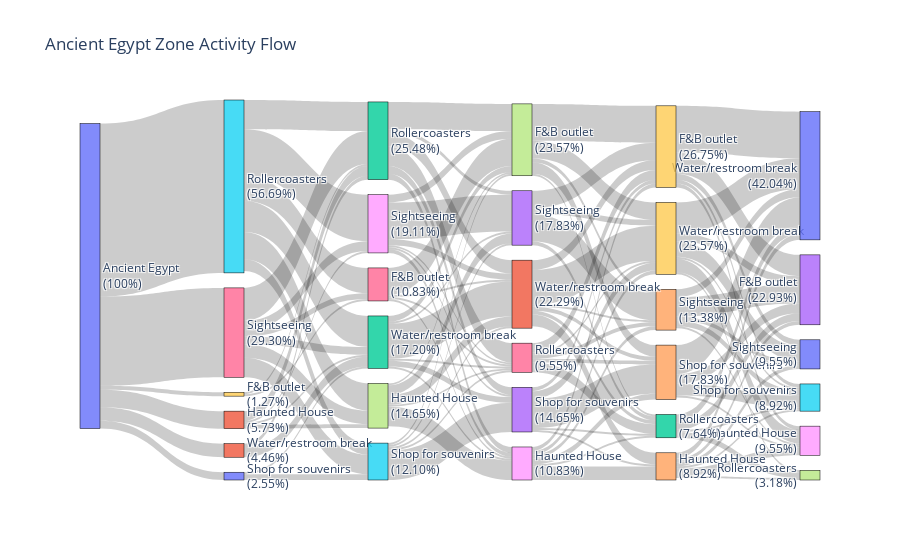

This figure's notebook cell:
### Markdown cell above
Theme Park Activity Flow from Ancient Egypt

### Code cell
import pandas as pd
import plotly.graph_objects as go
from collections import Counter

# Load the dataset
file_path = '../data/Updated_Theme_Parks_Survey_Responses A14.csv'
df = pd.read_csv(file_path)

# Define the list of valid Ancient Egypt activities (simplified names)
ancient_egypt_activities = [
    "Rollercoasters", "F&B outlet", "Shop for souvenirs", 
    "Water/restroom break", "Haunted House", "Sightseeing"
]

# Mapping from dataset activity names to simplified activity names
activity_mapping = {
    "Go to the rollercoasters": "Rollercoasters",
    "Go to the F&B outlet": "F&B outlet",
    "Go and shop for souvenirs": "Shop for souvenirs",
    "Go for a water/restroom break": "Water/restroom break",
    "Go to the Haunted House": "Haunted House",
    "Sightseeing": "Sightseeing"
}

# Activity columns to check
activity_columns = [
    'first_activity', 'second_activity', 'third_activity', 'fourth_activity', 'fifth_activity', 
    'sixth_activity', 'seventh_activity', 'eighth_activity', 'ninth_activity', 'tenth_activity',
    'eleventh_activity', 'twelfth_activity', 'thirteenth_activity', 'fourteenth_activity'
]

# Clean the activity columns (strip and handle Na values)
for col in activity_columns:
    df[col] = df[col].str.strip().fillna('Na')

# Initialize the list for valid activities (up to the 5th activity)
valid_activity_df = []

# Process each row and find the valid activities for Ancient Egypt
for index, row in df.iterrows():
    activity_indices = []
    count = 0
    
    # Go through the first 5 activities and select the valid ones
    for i in range(5):  # Only check the first 5 activities
        activity_name = row[activity_columns[i]]
        
        # If activity is valid, add it, otherwise skip to the next
        if activity_name in activity_mapping:
            activity_indices.append(activity_mapping[activity_name])
            count += 1
        elif count < 5:  # If we haven't yet captured 5 valid activities, get the next valid one
            for j in range(i+1, len(activity_columns)):
                next_activity_name = row[activity_columns[j]]
                if next_activity_name in activity_mapping:
                    activity_indices.append(activity_mapping[next_activity_name])
                    count += 1
                    break
    
    # Ensure the activity_indices has exactly 5 activities, filling up missing ones with 'Na'
    while len(activity_indices) < 5:
        activity_indices.append('Na')

    valid_activity_df.append(activity_indices)

# Create a new dataframe with the valid activities (up to 5 activities)
valid_activity_df = pd.DataFrame(valid_activity_df, columns=[f"activity_{i+1}" for i in range(5)])

# Remove rows where the first activity is 'Na' (this filters out empty or invalid rows)
valid_activity_df = valid_activity_df[valid_activity_df['activity_1'] != "Na"]

# Calculate percentage for each activity in each of the columns (activity_1 to activity_5)
for col in ['activity_1', 'activity_2', 'activity_3', 'activity_4', 'activity_5']:
    activity_percentage = valid_activity_df[col].value_counts(normalize=True) * 100
    # Update the label with the percentage for each activity
    valid_activity_df[col] = valid_activity_df[col].map(lambda x: f"{x}<br>({activity_percentage.get(x, 0):.2f}%)" if x != 'Na' else 'Na')

# Collect all activities for the nodes (excluding "Na")
activities = valid_activity_df.values.flatten().tolist()
activities = [activity for activity in activities if activity != "Na"]

# Add the start node "Ancient Egypt" to the nodes list
start_node = "Ancient Egypt"
nodes = [start_node] + list(pd.Series(activities).unique())

# Create a dictionary for activity to index mapping
activity_to_index = {activity: index for index, activity in enumerate(nodes)}

# Manually add 100% for Ancient Egypt
nodes[0] = f"{start_node}<br>(100%)"

# Initialize the list to count occurrences of each transition (source-target pair)
link_counts = Counter()

# Loop through the dataframe to create links for the Sankey diagram
for index, row in valid_activity_df.iterrows():
    first = row['activity_1']
    second = row['activity_2']
    third = row['activity_3']
    fourth = row['activity_4']
    fifth = row['activity_5']

    # Add to the dictionary if second, third, fourth, or fifth activities are not in activity_to_index
    for activity in [second, third, fourth, fifth]:
        if activity != "Na" and activity not in activity_to_index:
            activity_to_index[activity] = len(activity_to_index)
            nodes.append(activity)

    # Track links between consecutive activities, ensuring they are valid (not "Na")
    if first != "Na":
        link_counts[(start_node, first)] += 1
    if first != "Na" and second != "Na" and first != second:
        link_counts[(first, second)] += 1
    if second != "Na" and third != "Na" and second != third:
        link_counts[(second, third)] += 1
    if third != "Na" and fourth != "Na" and third != fourth:
        link_counts[(third, fourth)] += 1
    if fourth != "Na" and fifth != "Na" and fourth != fifth:
        link_counts[(fourth, fifth)] += 1

# Prepare lists for sources, targets, and values based on the link counts
sources = []
targets = []
values = []

for (source, target), count in link_counts.items():
    if source != "Na" and target != "Na":  # Only add links that are valid
        sources.append(activity_to_index[source])
        targets.append(activity_to_index[target])
        values.append(count)

# Create the Sankey diagram
fig = go.Figure(go.Sankey(
    node=dict(
        pad=15,
        thickness=20,
        line=dict(color="black", width=0.5),
        label=nodes
    ),
    link=dict(
        source=sources,
        target=targets,
        value=values
    )
))

# Update layout for better visualization
fig.update_layout(title="Ancient Egypt Zone Activity Flow", font_size=12)

# Show the Sankey diagram
fig.show()

### Figure 1 — Plotly figure (JSON) as saved in the notebook; plotly's stock layout.template omitted (floating-point values rounded to 4 significant figures)
{"data": [{"link": {"source": [0, 1, 2, 3, 4, 0, 6, 7, 8, 9, 0, 11, 12, 13, 14, 0, 15, 16, 17, 9, 15, 12, 17, 19, 15, 2, 21, 6, 12, 2, 17, 21, 22, 21, 24, 6, 25, 17, 22, 9, 19, 11, 19, 4, 6, 2, 13, 2, 8, 24, 2, 26, 15, 25, 8, 19, 9, 15, 8, 14, 24, 7, 14, 22, 13, 11, 11, 28, 13, 7, 19, 7, 16, 9, 1, 21, 15, 8, 0, 29, 0, 30, 3, 16, 6, 28, 26, 28, 12, 24, 29, 26, 3, 4, 28, 30, 12, 14, 12, 28, 24, 26, 21, 24, 25, 6, 8, 17, 14, 16, 4, 25, 22, 21, 26, 3, 9, 25, 3, 28, 7], "target": [1, 2, 3, 4, 5, 6, 7, 8, 9, 10, 11, 12, 13, 14, 10, 15, 16, 17, 9, 18, 12, 17, 19, 20, 2, 21, 9, 12, 21, 17, 4, 22, 23, 24, 18, 25, 17, 22, 10, 20, 10, 2, 23, 10, 2, 13, 9, 8, 24, 10, 26, 22, 25, 3, 19, 5, 23, 7, 14, 23, 20, 13, 5, 27, 19, 7, 28, 13, 22, 17, 18, 21, 21, 5, 12, 19, 28, 22, 29, 16, 30, 25, 19, 8, 28, 17, 19, 21, 8, 27, 2, 14, 24, 23, 26, 12, 26, 18, 3, 3, 23, 4, 14, 5, 21, 16, 4, 14, 20, 26, 18, 26, 5, 4, 9, 9, 27, 13, 22, 8, 26], "value": [7, 2, 4, 15, 6, 46, 7, 10, 2, 16, 9, 1, 1, 14, 4, 89, 13, 14, 9, 7, 16, 3, 19, 3, 15, 7, 18, 4, 18, 14, 6, 2, 4, 6, 4, 10, 1, 1, 4, 8, 24, 5, 11, 15, 17, 2, 3, 3, 7, 3, 10, 5, 6, 15, 2, 2, 4, 14, 2, 10, 2, 5, 3, 3, 9, 2, 1, 19, 2, 1, 2, 5, 1, 1, 5, 5, 24, 1, 2, 1, 4, 3, 2, 1, 5, 4, 5, 3, 1, 1, 1, 2, 1, 5, 1, 1, 1, 1, 3, 1, 2, 2, 1, 1, 1, 3, 3, 2, 2, 1, 1, 1, 1, 2, 1, 4, 1, 1, 1, 2, 1]}, "node": {"label": ["Ancient Egypt<br>(100%)", "Water/restroom break<br>(4.46%)", "Rollercoasters<br>(25.48%)", "Shop for souvenirs<br>(14.65%)", "Shop for souvenirs<br>(17.83%)", "Shop for souvenirs<br>(8.92%)", "Sightseeing<br>(29.30%)", "Haunted House<br>(14.65%)", "Haunted House<br>(10.83%)", "Water/restroom break<br>(23.57%)", "Water/restroom break<br>(42.04%)", "Haunted House<br>(5.73%)", "Water/restroom break<br>(17.20%)", "Sightseeing<br>(17.83%)", "Sightseeing<br>(13.38%)", "Rollercoasters<br>(56.69%)", "F&B outlet<br>(10.83%)", "F&B outlet<br>(23.57%)", "Haunted House<br>(9.55%)", "F&B outlet<br>(26.75%)", "Sightseeing<br>(9.55%)", "Water/restroom break<br>(22.29%)", "Rollercoasters<br>(7.64%)", "F&B outlet<br>(22.93%)", "Haunted House<br>(8.92%)", "Shop for souvenirs<br>(12.10%)", "Rollercoasters<br>(9.55%)", "Rollercoasters<br>(3.18%)", "Sightseeing<br>(19.11%)", "F&B outlet<br>(1.27%)", "Shop for souvenirs<br>(2.55%)"], "line": {"color": "black", "width": 0.5}, "pad": 15, "thickness": 20}, "type": "sankey"}], "layout": {"font": {"size": 12}, "title": {"text": "Ancient Egypt Zone Activity Flow"}}}
